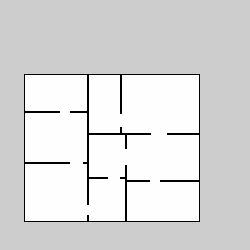
#> input picture maps/rooms_v1/rooms_v1_seed_1.pgm, 250 x 250 px
$ python map_tags.py ../maps/rooms_v1/rooms_v1_seed_1.pgm
#> lines starting #> are read from the running program, lines starting #| are printed output that depends on the picture; after the words box and inside, x2 and y2 are one past the last pixel; in counts of white or black regions, pixels touching at a corner belong together
"""Shape tags for a Level-0 occupancy map, so results can be split by map type.

Usage: python -m explore_bench.map_tags MAP.pgm [MAP.pgm ...]   (prints CSV)

A map is a 2D grid of 254 = free, 0 = wall, 205 = outside, at 0.1 m per cell.
Tags describe the map's shape only; how hard a map is for a method comes
from runs, not from here. Source facts such as room or door counts are not
computed: map-set manifests copy them from the generator or HouseExpo.
"""

import csv
import sys
from collections import deque
from pathlib import Path

import cv2
import numpy as np
from PIL import Image

FREE, WALL, OUTSIDE = 254, 0, 205
FIELDS = ["map_name", "free_area_m2", "free_components", "loops", "largest_island_m2", "narrow_share",
          "geodesic_diameter_m", "free_height_m", "free_width_m", "extent"]


def load(path):
#> called with path = '../maps/rooms_v1/rooms_v1_seed_1.pgm'
    grid = np.asarray(Image.open(path))
#> grid is the input picture: shape (250, 250); min 0, max 254, mean 218.5
    if grid.ndim != 2 or not set(np.unique(grid)) <= {FREE, WALL, OUTSIDE}:
        raise ValueError("map must be a 2D occupancy grid containing 0/205/254")
    return grid


def bfs_farthest(free, start):
    """4-connected walk from start: (farthest cell, its distance in cells).

    4-connected because Cost's distance map (dismapConstruction_start_target
    in grid_simulator/GridEnv.py) floods the same neighbours.
    """
    distance = np.full(free.shape, -1, dtype=np.int64)
    distance[start] = 0
    queue, farthest = deque([start]), start
    while queue:
        row, column = queue.popleft()
        if distance[row, column] > distance[farthest]:
            farthest = (row, column)
        for nearby in ((row + 1, column), (row - 1, column), (row, column + 1), (row, column - 1)):
            if (0 <= nearby[0] < free.shape[0] and 0 <= nearby[1] < free.shape[1]
                    and free[nearby] and distance[nearby] < 0):
                distance[nearby] = distance[row, column] + 1
                queue.append(nearby)
    return farthest, int(distance[farthest])


def tags(grid, resolution=0.1, narrow_m=0.5, small_fraction=0.5):
    """Return the shape tags of one occupancy grid.

    free_area_m2         free cells x cell area.
    free_components      4-connected free regions; benchmark maps should have 1.
    loops                wall islands with free space all round them (a pillar
                         or a wall between two doors). Walls use 8-connectivity,
                         the dual of 4-connected free space, so two wall cells
                         touching only at a corner still block a 4-connected
                         walk and count as one island.
    narrow_share         share of free cells closer than narrow_m to a wall or
                         outside, so a corridor up to about 2 x narrow_m wide
                         is entirely narrow.
    geodesic_diameter_m  longest 4-connected walk inside the largest free region,
                         by two BFS sweeps: exact when that region has no loops,
                         otherwise a lower bound.
    free_height_m, free_width_m, extent
                         size of the free-space bounding box; "small" when its
                         longer side is at most small_fraction of the grid's
                         shorter side.
    """
#> called with resolution = 0.1, narrow_m = 0.5, small_fraction = 0.5
    free = grid == FREE
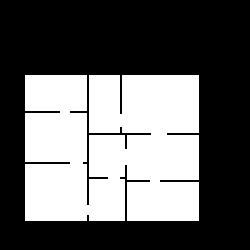
#> free: shape (250, 250) bool; 38.9% white; 1 white region, box (x1, y1, x2, y2) and area: (25, 75, 199, 221) 24340
    if not free.any():
        raise ValueError("map has no free cells")
    count, labels = cv2.connectedComponents(free.astype(np.uint8), connectivity=4)
#> count = 2
    sizes = np.bincount(labels[free])
#> sizes = [0, 24340]
    largest = labels == int(np.argmax(sizes[1:]) + 1)

    blocked_count, blocked = cv2.connectedComponents((~free).astype(np.uint8), connectivity=8)
#> blocked_count = 2
    edge = np.concatenate([blocked[0], blocked[-1], blocked[:, 0], blocked[:, -1]])
#> edge = 1000 values from 1 to 1
    touching_edge = set(edge[edge > 0].tolist())
#> touching_edge = 1 item
    islands = [label for label in range(1, blocked_count) if label not in touching_edge]
#> islands = []
    island_cells = np.bincount(blocked.ravel(), minlength=blocked_count)
#> island_cells = [24340, 38160]
    largest_island = max((int(island_cells[label]) for label in islands), default=0)
#> largest_island = 0

    # distanceTransform measures from each free cell's centre to the nearest
    # blocked cell's centre, so a free cell beside a wall is 1 cell away.
    clearance_m = cv2.distanceTransform(free.astype(np.uint8), cv2.DIST_L2, 5) * resolution
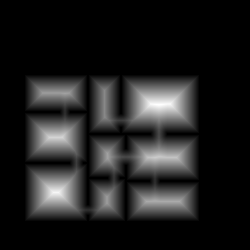
#> clearance_m: shape (250, 250) float32; min 0, max 3, mean 0.362; drawn with min black and max white
    narrow_share = float(np.mean(clearance_m[free] < narrow_m))
#> narrow_share = 0.276

    start = tuple(np.argwhere(largest)[0])
#> start = (75, 25)
    end, _ = bfs_farthest(largest, start)
#> the loop in bfs_farthest, `while queue:` made 24340 passes
#> (row, column) on passes 1 to 12: (75, 25), (76, 25), (75, 26), (77, 25), (76, 26), (75, 27), (78, 25), (77, 26), (76, 27), (75, 28), (79, 25), (78, 26)
#> after the loop in bfs_farthest, `while queue:`:
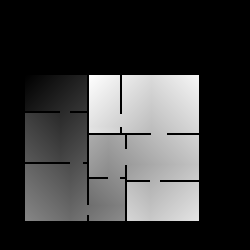
#> distance: shape (250, 250) int64; min -1, max 448, mean 100.7; drawn with min black and max white
#> after the loop in bfs_farthest, `while queue:`: farthest = (75, 89)
#> end = (75, 89)
    _, diameter = bfs_farthest(largest, end)
#> call 2 of bfs_farthest, with start = (75, 89)
#> the loop in bfs_farthest (call 2), `while queue:` made 24340 passes
#> (row, column) on passes 1 to 12: (75, 89), (76, 89), (75, 90), (77, 89), (76, 90), (75, 91), (78, 89), (77, 90), (76, 91), (75, 92), (79, 89), (78, 90)
#> after the loop in bfs_farthest (call 2), `while queue:`:
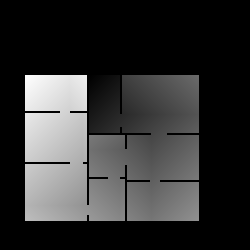
#> distance: shape (250, 250) int64; min -1, max 448, mean 87.4; drawn with min black and max white
#> after the loop in bfs_farthest (call 2), `while queue:`: farthest = (75, 25)
#> diameter = 448

    rows, columns = np.nonzero(free)
    height, width = rows.max() - rows.min() + 1, columns.max() - columns.min() + 1
#> height = 146; width = 174
    small = max(height, width) <= small_fraction * min(grid.shape)
#> small = False
    return {"free_area_m2": round(float(free.sum()) * resolution ** 2, 2),
            "free_components": count - 1, "loops": len(islands),
            "largest_island_m2": round(largest_island * resolution ** 2, 2),
            "narrow_share": round(narrow_share, 4),
            "geodesic_diameter_m": round(diameter * resolution, 2),
            "free_height_m": round(height * resolution, 2), "free_width_m": round(width * resolution, 2),
            "extent": "small" if small else "full"}


def main(paths):
    writer = csv.DictWriter(sys.stdout, fieldnames=FIELDS)
    writer.writeheader()
    for path in paths:
        writer.writerow(dict(map_name=Path(path).stem, **tags(load(path))))


if __name__ == "__main__":
    main(sys.argv[1:])

$ run again, on maps/rooms_v1/rooms_v1_seed_11.pgm
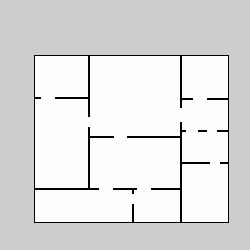
#> input picture maps/rooms_v1/rooms_v1_seed_11.pgm, 250 x 250 px
#> in load, grid is the input picture: shape (250, 250); min 0, max 254, mean 222.7
#> in tags, `free = grid == FREE`:
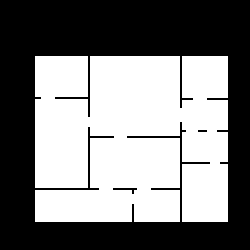
#> free: shape (250, 250) bool; 49.3% white; 1 white region, box (x1, y1, x2, y2) and area: (35, 56, 228, 222) 30796
#> count = 2
#> sizes = [0, 30796]
#> blocked: shape (250, 250) int32; 4 distinct labels, from 0 to 3
#> blocked_count = 4
#> edge = 1000 values from 1 to 1
#> touching_edge = 1 item
#> islands = [2, 3]
#> island_cells = [30796, 31630, 18, 56]
#> largest_island = 56
#> narrow_share = 0.256
#> start = (56, 35)
#> the loop in bfs_farthest, `while queue:` made 30796 passes
#> (row, column) on passes 1 to 8: (56, 35), (57, 35), (56, 36), (58, 35), (57, 36), (56, 37), (59, 35), (58, 36)
#> after the loop in bfs_farthest, `while queue:`: farthest = (221, 182)
#> the loop in bfs_farthest (call 2), `while queue:` made 30796 passes
#> (row, column) on passes 1 to 8: (221, 182), (220, 182), (221, 183), (219, 182), (220, 183), (221, 184), (218, 182), (219, 183)
#> after the loop in bfs_farthest (call 2), `while queue:`:
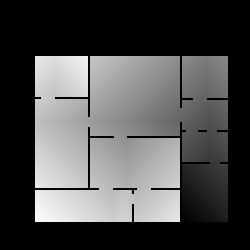
#> distance: shape (250, 250) int64; min -1, max 403, mean 120.5; drawn with min black and max white
#> after the loop in bfs_farthest (call 2), `while queue:`: farthest = (221, 35)
#> diameter = 403
#> height = 166; width = 193
#> small = False

$ run again, on maps/rooms_v1/rooms_v1_seed_12.pgm
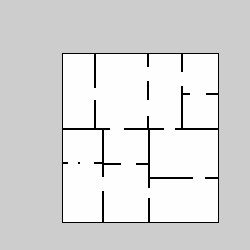
#> input picture maps/rooms_v1/rooms_v1_seed_12.pgm, 250 x 250 px
#> in load, grid is the input picture: shape (250, 250); min 0, max 254, mean 218.6
#> in tags, `free = grid == FREE`:
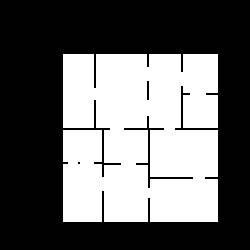
#> free: shape (250, 250) bool; 39.8% white; 1 white region, box (x1, y1, x2, y2) and area: (63, 54, 218, 222) 24890
#> count = 2
#> sizes = [0, 24890]
#> blocked: shape (250, 250) int32; 5 distinct labels, from 0 to 4
#> blocked_count = 5
#> edge = 1000 values from 1 to 1
#> touching_edge = 1 item
#> islands = [2, 3, 4]
#> island_cells = [24890, 37238, 38, 330, 4]
#> largest_island = 330
#> narrow_share = 0.294
#> start = (54, 63)
#> the loop in bfs_farthest, `while queue:` made 24890 passes
#> (row, column) on passes 1 to 8: (54, 63), (55, 63), (54, 64), (56, 63), (55, 64), (54, 65), (57, 63), (56, 64)
#> after the loop in bfs_farthest, `while queue:`: farthest = (221, 217)
#> the loop in bfs_farthest (call 2), `while queue:` made 24890 passes
#> (row, column) on passes 1 to 8: (221, 217), (220, 217), (221, 216), (219, 217), (220, 216), (221, 215), (218, 217), (219, 216)
#> after the loop in bfs_farthest (call 2), `while queue:`:
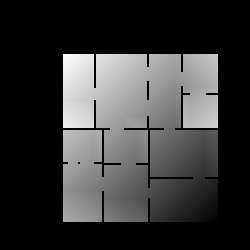
#> distance: shape (250, 250) int64; min -1, max 321, mean 68.3; drawn with min black and max white
#> after the loop in bfs_farthest (call 2), `while queue:`: farthest = (54, 63)
#> diameter = 321
#> height = 168; width = 155
#> small = False

$ run again, on maps/rooms_v1/rooms_v1_seed_13.pgm
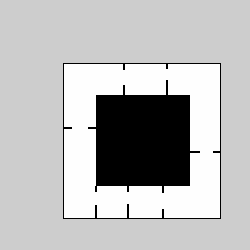
#> input picture maps/rooms_v1/rooms_v1_seed_13.pgm, 250 x 250 px
#> in load, grid is the input picture: shape (250, 250); min 0, max 254, mean 186
#> free: shape (250, 250) bool; 24.4% white; 1 white region, box (x1, y1, x2, y2) and area: (64, 64, 220, 218) 15222
#> count = 2
#> sizes = [0, 15222]
#> in tags, `blocked_count, blocked = cv2.connectedComponents((~free).astype(np.uin..`:
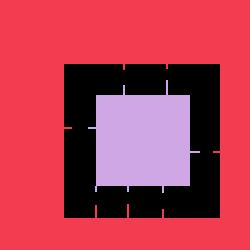
#> blocked: shape (250, 250) int32; 3 distinct labels, from 0 to 2; one colour per label, 0 black
#> blocked_count = 3
#> edge = 1000 values from 1 to 1
#> touching_edge = 1 item
#> islands = [2]
#> island_cells = [15222, 38600, 8678]
#> largest_island = 8678
#> narrow_share = 0.324
#> start = (64, 64)
#> the loop in bfs_farthest, `while queue:` made 15222 passes
#> (row, column) on passes 1 to 8: (64, 64), (65, 64), (64, 65), (66, 64), (65, 65), (64, 66), (67, 64), (66, 65)
#> after the loop in bfs_farthest, `while queue:`: farthest = (217, 219)
#> the loop in bfs_farthest (call 2), `while queue:` made 15222 passes
#> (row, column) on passes 1 to 8: (217, 219), (216, 219), (217, 218), (215, 219), (216, 218), (217, 217), (214, 219), (215, 218)
#> after the loop in bfs_farthest (call 2), `while queue:`:
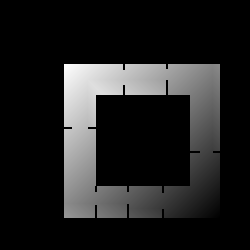
#> distance: shape (250, 250) int64; min -1, max 308, mean 37.5; drawn with min black and max white
#> after the loop in bfs_farthest (call 2), `while queue:`: farthest = (64, 64)
#> diameter = 308
#> rows = 15222 values from 64 to 217; columns = 15222 values, max 219 at index 151, min 64 at index 0, mean 141
#> height = 154; width = 156
#> small = False
